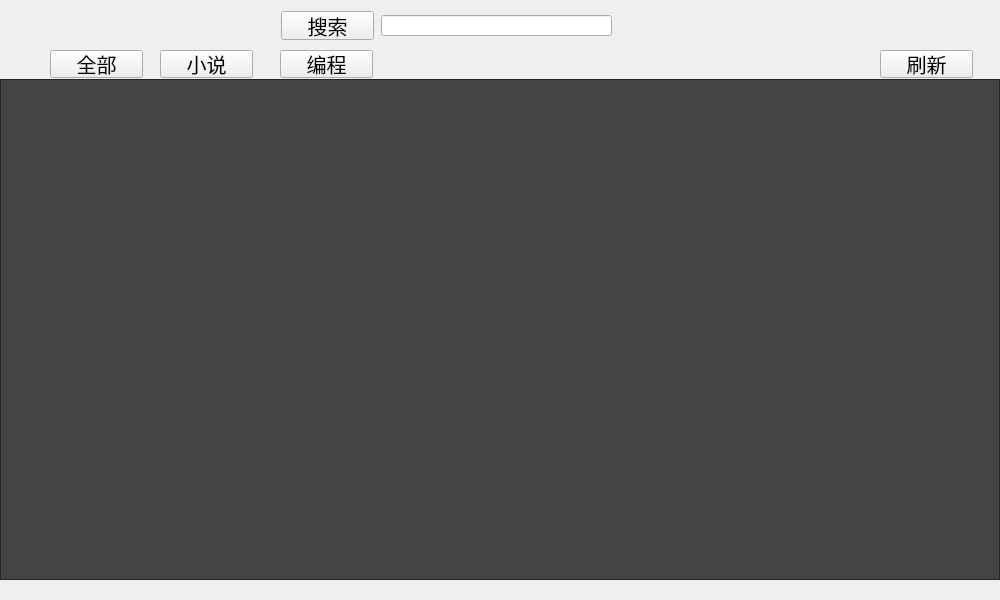
<?xml version="1.0" encoding="UTF-8"?>
<ui version="4.0">
 <class>BookRecommendForm</class>
 <widget class="QWidget" name="BookRecommendForm">
  <property name="geometry">
   <rect>
    <x>0</x>
    <y>0</y>
    <width>1000</width>
    <height>600</height>
   </rect>
  </property>
  <property name="windowTitle">
   <string>Form</string>
  </property>
  <widget class="QTableWidget" name="tableWidget">
   <property name="geometry">
    <rect>
     <x>0</x>
     <y>79</y>
     <width>1000</width>
     <height>501</height>
    </rect>
   </property>
   <property name="styleSheet">
    <string notr="true">/*
tabelwidget*/
QTableWidget{
color:#DCDCDC;
background:#444444;
border:1px solid #242424;
alternate-background-color:#525252;/*交错颜色*/
gridline-color:#242424;
}

/*选中item*/
QTableWidget::item:selected{
color:#DCDCDC;
background:qlineargradient(spread:pad,x1:0,y1:0,x2:0,y2:1,stop:0 #484848,stop:1 #383838);
}

/*
悬浮item*/
QTableWidget::item:hover{
background:#5B5B5B;
}
/*表头*/
QHeaderView::section{
text-align:center;
background:#5E5E5E;
padding:3px;
margin:0px;
color:#DCDCDC;
border:1px solid #242424;
border-left-width:0;
}



/*表右侧的滑条*/
QScrollBar:vertical{
background:#484848;
padding:0px;
border-radius:6px;
max-width:12px;
}

/*滑块*/
QScrollBar::handle:vertical{
background:#CCCCCC;
}
/*
滑块悬浮，按下*/
QScrollBar::handle:hover:vertical,QScrollBar::handle:pressed:vertical{
background:#A7A7A7;
}
/*
滑块已经划过的区域*/
QScrollBar::sub-page:vertical{
background:444444;
}

/*
滑块还没有划过的区域*/
QScrollBar::add-page:vertical{
background:5B5B5B;
}

/*页面下移的按钮*/
QScrollBar::add-line:vertical{
background:none;
}
/*页面上移的按钮*/
QScrollBar::sub-line:vertical{
background:none;
}
</string>
   </property>
   <attribute name="horizontalHeaderDefaultSectionSize">
    <number>300</number>
   </attribute>
   <attribute name="verticalHeaderDefaultSectionSize">
    <number>250</number>
   </attribute>
  </widget>
  <widget class="QPushButton" name="pb_xs">
   <property name="geometry">
    <rect>
     <x>160</x>
     <y>50</y>
     <width>93</width>
     <height>28</height>
    </rect>
   </property>
   <property name="styleSheet">
    <string notr="true">*{
	font-size:20px;
	background-image: url(:/images/loginpushButton.png);
 	background-position: center ;

}</string>
   </property>
   <property name="text">
    <string>小说</string>
   </property>
  </widget>
  <widget class="QPushButton" name="pb_bc">
   <property name="geometry">
    <rect>
     <x>280</x>
     <y>50</y>
     <width>93</width>
     <height>28</height>
    </rect>
   </property>
   <property name="styleSheet">
    <string notr="true">*{
	font-size:20px;
	background-image: url(:/images/loginpushButton.png);
 	background-position: center ;

}</string>
   </property>
   <property name="text">
    <string>编程</string>
   </property>
  </widget>
  <widget class="QPushButton" name="pb_all">
   <property name="geometry">
    <rect>
     <x>50</x>
     <y>50</y>
     <width>93</width>
     <height>28</height>
    </rect>
   </property>
   <property name="styleSheet">
    <string notr="true">*{
	font-size:20px;
	background-image: url(:/images/loginpushButton.png);
 	background-position: center ;

}</string>
   </property>
   <property name="text">
    <string>全部</string>
   </property>
  </widget>
  <widget class="QPushButton" name="pb_F5">
   <property name="geometry">
    <rect>
     <x>880</x>
     <y>50</y>
     <width>93</width>
     <height>28</height>
    </rect>
   </property>
   <property name="styleSheet">
    <string notr="true">*{
	font-size:20px;
	background-image: url(:/images/loginpushButton.png);
 	background-position: center ;

}</string>
   </property>
   <property name="text">
    <string>刷新</string>
   </property>
   <property name="autoRepeat">
    <bool>false</bool>
   </property>
  </widget>
  <widget class="QLineEdit" name="le_search">
   <property name="geometry">
    <rect>
     <x>381</x>
     <y>15</y>
     <width>231</width>
     <height>21</height>
    </rect>
   </property>
   <property name="text">
    <string/>
   </property>
  </widget>
  <widget class="QPushButton" name="pb_search">
   <property name="geometry">
    <rect>
     <x>281</x>
     <y>11</y>
     <width>93</width>
     <height>29</height>
    </rect>
   </property>
   <property name="styleSheet">
    <string notr="true">*{
	font-size:20px;
	background-image: url(:/images/loginpushButton.png);
 	background-position: center ;

}</string>
   </property>
   <property name="text">
    <string>搜索</string>
   </property>
   <property name="icon">
    <iconset resource="../resources.qrc">
     <normaloff>:/images/search.png</normaloff>:/images/search.png</iconset>
   </property>
  </widget>
 </widget>
 <resources>
  <include location="../resources.qrc"/>
 </resources>
 <connections/>
</ui>
